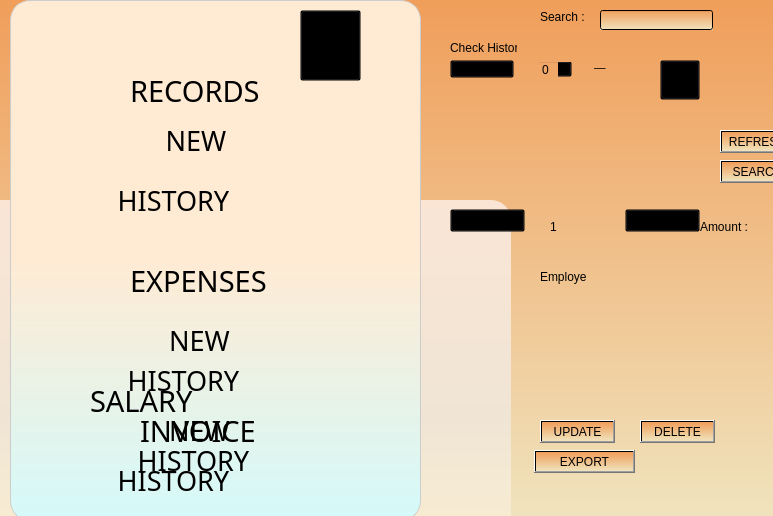
<?xml version="1.0" encoding="UTF-8"?>
<ui version="4.0">
 <class>Form</class>
 <widget class="QWidget" name="Form">
  <property name="geometry">
   <rect>
    <x>0</x>
    <y>0</y>
    <width>773</width>
    <height>516</height>
   </rect>
  </property>
  <property name="sizePolicy">
   <sizepolicy hsizetype="Expanding" vsizetype="Expanding">
    <horstretch>0</horstretch>
    <verstretch>0</verstretch>
   </sizepolicy>
  </property>
  <property name="windowTitle">
   <string>Form</string>
  </property>
  <property name="styleSheet">
   <string notr="true">background-color: qlineargradient(spread:pad, x1:0, y1:0, x2:0, y2:1, stop:0 rgba(240, 158, 90, 255), stop:1 rgba(240, 227, 189, 255));</string>
  </property>
  <widget class="QFrame" name="sidebar">
   <property name="geometry">
    <rect>
     <x>10</x>
     <y>0</y>
     <width>411</width>
     <height>521</height>
    </rect>
   </property>
   <property name="sizePolicy">
    <sizepolicy hsizetype="Expanding" vsizetype="Expanding">
     <horstretch>0</horstretch>
     <verstretch>0</verstretch>
    </sizepolicy>
   </property>
   <property name="styleSheet">
    <string notr="true">/*background-color: qlineargradient(spread:pad, x1:0, y1:0, x2:0, y2:1, stop:0 rgba(252, 226, 219, 240), stop:0.5 rgba(252, 226, 219, 245), stop:1 rgba(193, 228, 232,240));
*/
background-color: qlineargradient(spread:pad, x1:0, y1:0, x2:0, y2:1, stop:0 #FFEBD4 , stop:0.5 #FFEBD4, stop:1 #D4FAFA);

border-radius: 20px;
border: 1px solid #ccc;

                </string>
   </property>
   <property name="frameShape">
    <enum>QFrame::StyledPanel</enum>
   </property>
   <property name="frameShadow">
    <enum>QFrame::Raised</enum>
   </property>
   <property name="lineWidth">
    <number>3</number>
   </property>
   <widget class="QPushButton" name="add_record_button">
    <property name="geometry">
     <rect>
      <x>50</x>
      <y>110</y>
      <width>321</width>
      <height>61</height>
     </rect>
    </property>
    <property name="font">
     <font>
      <family>Tw Cen MT Condensed Extra Bold</family>
      <pointsize>20</pointsize>
     </font>
    </property>
    <property name="styleSheet">
     <string notr="true">border-radius:0px;
border:0px;
background-color:transparent;


</string>
    </property>
    <property name="text">
     <string>       NEW              </string>
    </property>
   </widget>
   <widget class="QPushButton" name="check_record_button">
    <property name="geometry">
     <rect>
      <x>40</x>
      <y>170</y>
      <width>331</width>
      <height>61</height>
     </rect>
    </property>
    <property name="font">
     <font>
      <family>Tw Cen MT Condensed Extra Bold</family>
      <pointsize>20</pointsize>
     </font>
    </property>
    <property name="styleSheet">
     <string notr="true">border-radius:0px;
border:0px;
background-color:transparent;
</string>
    </property>
    <property name="text">
     <string>HISTORY            </string>
    </property>
   </widget>
   <widget class="QPushButton" name="add_expenses_button">
    <property name="geometry">
     <rect>
      <x>50</x>
      <y>310</y>
      <width>321</width>
      <height>61</height>
     </rect>
    </property>
    <property name="font">
     <font>
      <family>Tw Cen MT Condensed Extra Bold</family>
      <pointsize>20</pointsize>
     </font>
    </property>
    <property name="styleSheet">
     <string notr="true">border-radius:0px;
border:0px;
background-color:transparent;</string>
    </property>
    <property name="text">
     <string>     NEW           </string>
    </property>
   </widget>
   <widget class="QPushButton" name="check_expenses_button">
    <property name="geometry">
     <rect>
      <x>50</x>
      <y>350</y>
      <width>331</width>
      <height>61</height>
     </rect>
    </property>
    <property name="font">
     <font>
      <family>Tw Cen MT Condensed Extra Bold</family>
      <pointsize>20</pointsize>
     </font>
    </property>
    <property name="styleSheet">
     <string notr="true">border-radius:0px;
border:0px;
background-color:transparent;
padding:0px;</string>
    </property>
    <property name="text">
     <string>HISTORY            </string>
    </property>
   </widget>
   <widget class="QLabel" name="file_pic">
    <property name="geometry">
     <rect>
      <x>20</x>
      <y>50</y>
      <width>81</width>
      <height>81</height>
     </rect>
    </property>
    <property name="styleSheet">
     <string notr="true">padding:0px;
background-color:transparent;
border:0px</string>
    </property>
    <property name="text">
     <string/>
    </property>
    <property name="pixmap">
     <pixmap>:/file.png</pixmap>
    </property>
   </widget>
   <widget class="QLabel" name="record_text">
    <property name="geometry">
     <rect>
      <x>120</x>
      <y>70</y>
      <width>231</width>
      <height>41</height>
     </rect>
    </property>
    <property name="font">
     <font>
      <family>Tw Cen MT Condensed Extra Bold</family>
      <pointsize>22</pointsize>
      <weight>50</weight>
      <bold>false</bold>
     </font>
    </property>
    <property name="styleSheet">
     <string notr="true">background-color:transparent;
border:0px;</string>
    </property>
    <property name="text">
     <string>RECORDS</string>
    </property>
   </widget>
   <widget class="QLabel" name="coin_pic">
    <property name="geometry">
     <rect>
      <x>20</x>
      <y>250</y>
      <width>71</width>
      <height>71</height>
     </rect>
    </property>
    <property name="styleSheet">
     <string notr="true">padding:0px;
background-color:transparent;
border:0px</string>
    </property>
    <property name="text">
     <string/>
    </property>
   </widget>
   <widget class="QLabel" name="expenses_text">
    <property name="geometry">
     <rect>
      <x>120</x>
      <y>260</y>
      <width>221</width>
      <height>41</height>
     </rect>
    </property>
    <property name="font">
     <font>
      <family>Tw Cen MT Condensed Extra Bold</family>
      <pointsize>22</pointsize>
      <weight>50</weight>
      <bold>false</bold>
     </font>
    </property>
    <property name="styleSheet">
     <string notr="true">background-color:transparent;
border:0px;</string>
    </property>
    <property name="text">
     <string>EXPENSES</string>
    </property>
   </widget>
   <widget class="QLabel" name="triangle1">
    <property name="geometry">
     <rect>
      <x>300</x>
      <y>130</y>
      <width>47</width>
      <height>14</height>
     </rect>
    </property>
    <property name="styleSheet">
     <string notr="true">border-radius:0px;
border:0px;
background-color:transparent;</string>
    </property>
    <property name="text">
     <string/>
    </property>
   </widget>
   <widget class="QLabel" name="triangle2">
    <property name="geometry">
     <rect>
      <x>300</x>
      <y>190</y>
      <width>47</width>
      <height>14</height>
     </rect>
    </property>
    <property name="styleSheet">
     <string notr="true">border-radius:0px;
border:0px;
background-color:transparent;</string>
    </property>
    <property name="text">
     <string/>
    </property>
   </widget>
   <widget class="QLabel" name="triangle3">
    <property name="geometry">
     <rect>
      <x>300</x>
      <y>330</y>
      <width>47</width>
      <height>14</height>
     </rect>
    </property>
    <property name="styleSheet">
     <string notr="true">border-radius:0px;
border:0px;
background-color:transparent;</string>
    </property>
    <property name="text">
     <string/>
    </property>
   </widget>
   <widget class="QLabel" name="triangle4">
    <property name="geometry">
     <rect>
      <x>300</x>
      <y>390</y>
      <width>47</width>
      <height>14</height>
     </rect>
    </property>
    <property name="styleSheet">
     <string notr="true">border-radius:0px;
border:0px;
background-color:transparent;</string>
    </property>
    <property name="text">
     <string/>
    </property>
   </widget>
   <widget class="QLabel" name="invoice_text">
    <property name="geometry">
     <rect>
      <x>130</x>
      <y>410</y>
      <width>221</width>
      <height>41</height>
     </rect>
    </property>
    <property name="font">
     <font>
      <family>Tw Cen MT Condensed Extra Bold</family>
      <pointsize>22</pointsize>
      <weight>50</weight>
      <bold>false</bold>
     </font>
    </property>
    <property name="styleSheet">
     <string notr="true">background-color:transparent;
border:0px;</string>
    </property>
    <property name="text">
     <string>INVOICE</string>
    </property>
   </widget>
   <widget class="QLabel" name="file_pic_2">
    <property name="geometry">
     <rect>
      <x>30</x>
      <y>390</y>
      <width>81</width>
      <height>81</height>
     </rect>
    </property>
    <property name="styleSheet">
     <string notr="true">padding:0px;
background-color:transparent;
border:0px</string>
    </property>
    <property name="text">
     <string/>
    </property>
    <property name="pixmap">
     <pixmap>:/file.png</pixmap>
    </property>
   </widget>
   <widget class="QPushButton" name="check_invoice_button">
    <property name="geometry">
     <rect>
      <x>40</x>
      <y>450</y>
      <width>331</width>
      <height>61</height>
     </rect>
    </property>
    <property name="font">
     <font>
      <family>Tw Cen MT Condensed Extra Bold</family>
      <pointsize>20</pointsize>
     </font>
    </property>
    <property name="styleSheet">
     <string notr="true">border-radius:0px;
border:0px;
background-color:transparent;
padding:0px;</string>
    </property>
    <property name="text">
     <string>HISTORY            </string>
    </property>
   </widget>
   <widget class="QLabel" name="triangle5">
    <property name="geometry">
     <rect>
      <x>300</x>
      <y>480</y>
      <width>47</width>
      <height>14</height>
     </rect>
    </property>
    <property name="styleSheet">
     <string notr="true">border-radius:0px;
border:0px;
background-color:transparent;</string>
    </property>
    <property name="text">
     <string/>
    </property>
   </widget>
   <widget class="QLabel" name="triangle6">
    <property name="geometry">
     <rect>
      <x>350</x>
      <y>440</y>
      <width>47</width>
      <height>14</height>
     </rect>
    </property>
    <property name="styleSheet">
     <string notr="true">border-radius:0px;
border:0px;
background-color:transparent;</string>
    </property>
    <property name="text">
     <string/>
    </property>
   </widget>
   <widget class="QLabel" name="salary_text">
    <property name="geometry">
     <rect>
      <x>80</x>
      <y>380</y>
      <width>221</width>
      <height>41</height>
     </rect>
    </property>
    <property name="font">
     <font>
      <family>Tw Cen MT Condensed Extra Bold</family>
      <pointsize>22</pointsize>
      <weight>50</weight>
      <bold>false</bold>
     </font>
    </property>
    <property name="styleSheet">
     <string notr="true">background-color:transparent;
border:0px;</string>
    </property>
    <property name="text">
     <string>SALARY</string>
    </property>
   </widget>
   <widget class="QLabel" name="triangle7">
    <property name="geometry">
     <rect>
      <x>340</x>
      <y>400</y>
      <width>47</width>
      <height>14</height>
     </rect>
    </property>
    <property name="styleSheet">
     <string notr="true">border-radius:0px;
border:0px;
background-color:transparent;</string>
    </property>
    <property name="text">
     <string/>
    </property>
   </widget>
   <widget class="QPushButton" name="add_salary_button">
    <property name="geometry">
     <rect>
      <x>50</x>
      <y>400</y>
      <width>321</width>
      <height>61</height>
     </rect>
    </property>
    <property name="font">
     <font>
      <family>Tw Cen MT Condensed Extra Bold</family>
      <pointsize>20</pointsize>
     </font>
    </property>
    <property name="styleSheet">
     <string notr="true">border-radius:0px;
border:0px;
background-color:transparent;</string>
    </property>
    <property name="text">
     <string>     NEW           </string>
    </property>
   </widget>
   <widget class="QPushButton" name="check_salary_button">
    <property name="geometry">
     <rect>
      <x>60</x>
      <y>430</y>
      <width>331</width>
      <height>61</height>
     </rect>
    </property>
    <property name="font">
     <font>
      <family>Tw Cen MT Condensed Extra Bold</family>
      <pointsize>20</pointsize>
     </font>
    </property>
    <property name="styleSheet">
     <string notr="true">border-radius:0px;
border:0px;
background-color:transparent;
padding:0px;</string>
    </property>
    <property name="text">
     <string>HISTORY            </string>
    </property>
   </widget>
   <widget class="QLabel" name="coin_pic_2">
    <property name="geometry">
     <rect>
      <x>170</x>
      <y>170</y>
      <width>71</width>
      <height>71</height>
     </rect>
    </property>
    <property name="styleSheet">
     <string notr="true">padding:0px;
background-color:transparent;
border:0px</string>
    </property>
    <property name="text">
     <string/>
    </property>
   </widget>
   <zorder>add_record_button</zorder>
   <zorder>check_record_button</zorder>
   <zorder>add_expenses_button</zorder>
   <zorder>check_expenses_button</zorder>
   <zorder>file_pic</zorder>
   <zorder>record_text</zorder>
   <zorder>coin_pic</zorder>
   <zorder>expenses_text</zorder>
   <zorder>triangle1</zorder>
   <zorder>triangle2</zorder>
   <zorder>triangle3</zorder>
   <zorder>triangle4</zorder>
   <zorder>invoice_text</zorder>
   <zorder>file_pic_2</zorder>
   <zorder>check_invoice_button</zorder>
   <zorder>triangle5</zorder>
   <zorder>salary_text</zorder>
   <zorder>add_salary_button</zorder>
   <zorder>check_salary_button</zorder>
   <zorder>triangle6</zorder>
   <zorder>triangle7</zorder>
   <zorder>coin_pic_2</zorder>
  </widget>
  <widget class="QPushButton" name="option_button">
   <property name="geometry">
    <rect>
     <x>300</x>
     <y>10</y>
     <width>61</width>
     <height>71</height>
    </rect>
   </property>
   <property name="styleSheet">
    <string notr="true">background-color: transparent;
font-family: &quot;Helvetica&quot;; 
font-size: 60px; 
font-weight: bold; 
padding-top: 0px;
padding-right: 0px;
padding-bottom: 10px;
padding-left: 0px;</string>
   </property>
   <property name="text">
    <string>≡</string>
   </property>
  </widget>
  <widget class="QPushButton" name="minimize_button">
   <property name="geometry">
    <rect>
     <x>580</x>
     <y>40</y>
     <width>40</width>
     <height>40</height>
    </rect>
   </property>
   <property name="styleSheet">
    <string notr="true">border: 0;
background-color:transparent;
color:black;
font:Bold;
font-size:20px;
padding-bottom:2px</string>
   </property>
   <property name="text">
    <string>_</string>
   </property>
  </widget>
  <widget class="QPushButton" name="close_button">
   <property name="geometry">
    <rect>
     <x>660</x>
     <y>60</y>
     <width>40</width>
     <height>40</height>
    </rect>
   </property>
   <property name="styleSheet">
    <string notr="true">background-color:transparent;
color:black;
font:Bold;
font-size:25px;
padding:0px</string>
   </property>
   <property name="text">
    <string>X</string>
   </property>
  </widget>
  <widget class="QFrame" name="base_frame">
   <property name="geometry">
    <rect>
     <x>-230</x>
     <y>190</y>
     <width>751</width>
     <height>451</height>
    </rect>
   </property>
   <property name="styleSheet">
    <string notr="true">/*background-color: qlineargradient(spread:pad, x1:0, y1:0, x2:0, y2:1, stop:0 rgba(249, 239, 213,255), stop:1 rgba(250, 213, 195, 255));
*/
background-color: qlineargradient(spread:pad, x1:0, y1:0, x2:0, y2:1, stop:0 rgba(250, 229, 213,255), stop:0.5 rgba(240, 229, 213,255) ,stop:1 #FFF4CE);
border-radius: 20px;
border: 0px solid #ccc;
padding: 10px;
margin: 10px;</string>
   </property>
   <property name="frameShape">
    <enum>QFrame::StyledPanel</enum>
   </property>
   <property name="frameShadow">
    <enum>QFrame::Raised</enum>
   </property>
  </widget>
  <widget class="QFrame" name="data_frame">
   <property name="geometry">
    <rect>
     <x>440</x>
     <y>30</y>
     <width>276</width>
     <height>212</height>
    </rect>
   </property>
   <property name="styleSheet">
    <string notr="true">background-color:transparent;</string>
   </property>
   <property name="frameShape">
    <enum>QFrame::StyledPanel</enum>
   </property>
   <property name="frameShadow">
    <enum>QFrame::Raised</enum>
   </property>
   <widget class="QTableView" name="data_table">
    <property name="geometry">
     <rect>
      <x>10</x>
      <y>54</y>
      <width>256</width>
      <height>119</height>
     </rect>
    </property>
   </widget>
   <widget class="QPushButton" name="next_button">
    <property name="geometry">
     <rect>
      <x>185</x>
      <y>179</y>
      <width>75</width>
      <height>23</height>
     </rect>
    </property>
    <property name="text">
     <string>&gt;</string>
    </property>
   </widget>
   <widget class="QPushButton" name="prev_button">
    <property name="geometry">
     <rect>
      <x>10</x>
      <y>179</y>
      <width>75</width>
      <height>23</height>
     </rect>
    </property>
    <property name="styleSheet">
     <string notr="true">border-width:2px;</string>
    </property>
    <property name="text">
     <string>&lt;</string>
    </property>
   </widget>
   <widget class="QComboBox" name="data_month">
    <property name="geometry">
     <rect>
      <x>10</x>
      <y>30</y>
      <width>64</width>
      <height>18</height>
     </rect>
    </property>
   </widget>
   <widget class="QSpinBox" name="data_year">
    <property name="geometry">
     <rect>
      <x>97</x>
      <y>30</y>
      <width>35</width>
      <height>18</height>
     </rect>
    </property>
   </widget>
   <widget class="QLabel" name="check_history_label">
    <property name="geometry">
     <rect>
      <x>10</x>
      <y>10</y>
      <width>67</width>
      <height>16</height>
     </rect>
    </property>
    <property name="styleSheet">
     <string notr="true">background-color:transparent;</string>
    </property>
    <property name="text">
     <string>Check History</string>
    </property>
   </widget>
   <widget class="QLabel" name="page_number">
    <property name="geometry">
     <rect>
      <x>110</x>
      <y>190</y>
      <width>47</width>
      <height>14</height>
     </rect>
    </property>
    <property name="styleSheet">
     <string notr="true">background-color:transparent;</string>
    </property>
    <property name="text">
     <string>1</string>
    </property>
   </widget>
   <zorder>data_table</zorder>
   <zorder>prev_button</zorder>
   <zorder>data_month</zorder>
   <zorder>data_year</zorder>
   <zorder>check_history_label</zorder>
   <zorder>page_number</zorder>
   <zorder>next_button</zorder>
  </widget>
  <widget class="QFrame" name="filter_frame">
   <property name="geometry">
    <rect>
     <x>520</x>
     <y>250</y>
     <width>231</width>
     <height>161</height>
    </rect>
   </property>
   <property name="styleSheet">
    <string notr="true">background-color:transparent;</string>
   </property>
   <property name="frameShape">
    <enum>QFrame::StyledPanel</enum>
   </property>
   <property name="frameShadow">
    <enum>QFrame::Raised</enum>
   </property>
   <widget class="QLabel" name="employee_label">
    <property name="geometry">
     <rect>
      <x>20</x>
      <y>20</y>
      <width>47</width>
      <height>14</height>
     </rect>
    </property>
    <property name="text">
     <string>Employee</string>
    </property>
   </widget>
   <widget class="QScrollArea" name="employee_scroll">
    <property name="geometry">
     <rect>
      <x>20</x>
      <y>40</y>
      <width>121</width>
      <height>41</height>
     </rect>
    </property>
    <property name="styleSheet">
     <string notr="true"/>
    </property>
    <property name="widgetResizable">
     <bool>true</bool>
    </property>
    <widget class="QWidget" name="employee_scroll_widget">
     <property name="enabled">
      <bool>true</bool>
     </property>
     <property name="geometry">
      <rect>
       <x>0</x>
       <y>0</y>
       <width>119</width>
       <height>39</height>
      </rect>
     </property>
    </widget>
   </widget>
  </widget>
  <widget class="QPushButton" name="delete_record_button">
   <property name="geometry">
    <rect>
     <x>640</x>
     <y>420</y>
     <width>75</width>
     <height>23</height>
    </rect>
   </property>
   <property name="text">
    <string>DELETE</string>
   </property>
  </widget>
  <widget class="QPushButton" name="update_record_button">
   <property name="geometry">
    <rect>
     <x>540</x>
     <y>420</y>
     <width>75</width>
     <height>23</height>
    </rect>
   </property>
   <property name="styleSheet">
    <string notr="true"/>
   </property>
   <property name="text">
    <string>UPDATE</string>
   </property>
  </widget>
  <widget class="QLabel" name="amount_label">
   <property name="geometry">
    <rect>
     <x>700</x>
     <y>220</y>
     <width>47</width>
     <height>14</height>
    </rect>
   </property>
   <property name="styleSheet">
    <string notr="true">background-color:transparent;</string>
   </property>
   <property name="text">
    <string>Amount :</string>
   </property>
  </widget>
  <widget class="QLabel" name="amount_line">
   <property name="geometry">
    <rect>
     <x>720</x>
     <y>200</y>
     <width>47</width>
     <height>14</height>
    </rect>
   </property>
   <property name="styleSheet">
    <string notr="true">background-color:transparent;</string>
   </property>
   <property name="text">
    <string/>
   </property>
  </widget>
  <widget class="QPushButton" name="search_button">
   <property name="geometry">
    <rect>
     <x>720</x>
     <y>160</y>
     <width>75</width>
     <height>23</height>
    </rect>
   </property>
   <property name="text">
    <string>SEARCH</string>
   </property>
  </widget>
  <widget class="QPushButton" name="refresh_button">
   <property name="geometry">
    <rect>
     <x>720</x>
     <y>130</y>
     <width>75</width>
     <height>23</height>
    </rect>
   </property>
   <property name="text">
    <string>REFRESH</string>
   </property>
  </widget>
  <widget class="QLineEdit" name="search_box">
   <property name="geometry">
    <rect>
     <x>600</x>
     <y>10</y>
     <width>113</width>
     <height>20</height>
    </rect>
   </property>
  </widget>
  <widget class="QLabel" name="search_label">
   <property name="geometry">
    <rect>
     <x>540</x>
     <y>10</y>
     <width>47</width>
     <height>14</height>
    </rect>
   </property>
   <property name="styleSheet">
    <string notr="true">background-color:transparent;</string>
   </property>
   <property name="text">
    <string>Search :</string>
   </property>
  </widget>
  <widget class="QPushButton" name="export_button">
   <property name="geometry">
    <rect>
     <x>534</x>
     <y>450</y>
     <width>101</width>
     <height>23</height>
    </rect>
   </property>
   <property name="text">
    <string>EXPORT</string>
   </property>
  </widget>
  <zorder>base_frame</zorder>
  <zorder>minimize_button</zorder>
  <zorder>close_button</zorder>
  <zorder>data_frame</zorder>
  <zorder>filter_frame</zorder>
  <zorder>sidebar</zorder>
  <zorder>option_button</zorder>
  <zorder>delete_record_button</zorder>
  <zorder>update_record_button</zorder>
  <zorder>amount_label</zorder>
  <zorder>amount_line</zorder>
  <zorder>search_button</zorder>
  <zorder>refresh_button</zorder>
  <zorder>search_box</zorder>
  <zorder>search_label</zorder>
  <zorder>export_button</zorder>
 </widget>
 <resources>
  <include location="photo_file.qrc"/>
 </resources>
 <connections/>
</ui>
